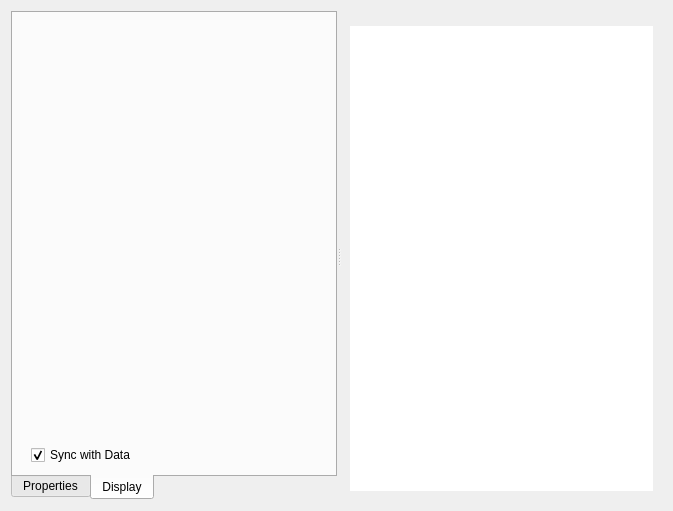
<ui version="4.0" >
 <class>MessageDisplay</class>
 <widget class="QWidget" name="MessageDisplay" >
  <property name="geometry" >
   <rect>
    <x>0</x>
    <y>0</y>
    <width>673</width>
    <height>511</height>
   </rect>
  </property>
  <property name="windowTitle" >
   <string>Message Display</string>
  </property>
  <layout class="QHBoxLayout" name="horizontalLayout_2" >
   <item>
    <widget class="QSplitter" name="splitter" >
     <property name="orientation" >
      <enum>Qt::Horizontal</enum>
     </property>
     <widget class="QTabWidget" name="tabWidget" >
      <property name="tabPosition" >
       <enum>QTabWidget::South</enum>
      </property>
      <property name="currentIndex" >
       <number>1</number>
      </property>
      <widget class="QWidget" name="propertyTab" >
       <property name="geometry" >
        <rect>
         <x>0</x>
         <y>0</y>
         <width>323</width>
         <height>459</height>
        </rect>
       </property>
       <attribute name="title" >
        <string>Properties</string>
       </attribute>
       <attribute name="icon" >
        <iconset resource="../../lib/widgets/profit.qrc" >
         <normaloff>:/images/icons/view_text.png</normaloff>:/images/icons/view_text.png</iconset>
       </attribute>
       <layout class="QVBoxLayout" name="verticalLayout" >
        <item>
         <widget class="QTableWidget" name="messageDetail" >
          <property name="sizePolicy" >
           <sizepolicy vsizetype="Preferred" hsizetype="Preferred" >
            <horstretch>0</horstretch>
            <verstretch>3</verstretch>
           </sizepolicy>
          </property>
          <property name="frameShape" >
           <enum>QFrame::NoFrame</enum>
          </property>
          <property name="alternatingRowColors" >
           <bool>true</bool>
          </property>
          <property name="selectionMode" >
           <enum>QAbstractItemView::SingleSelection</enum>
          </property>
          <property name="gridStyle" >
           <enum>Qt::DotLine</enum>
          </property>
          <column>
           <property name="text" >
            <string>Property</string>
           </property>
          </column>
          <column>
           <property name="text" >
            <string>Value</string>
           </property>
          </column>
         </widget>
        </item>
       </layout>
      </widget>
      <widget class="QWidget" name="displayTab" >
       <property name="geometry" >
        <rect>
         <x>0</x>
         <y>0</y>
         <width>323</width>
         <height>459</height>
        </rect>
       </property>
       <attribute name="title" >
        <string>Display</string>
       </attribute>
       <attribute name="icon" >
        <iconset resource="../../lib/widgets/profit.qrc" >
         <normaloff>:/images/icons/display.png</normaloff>:/images/icons/display.png</iconset>
       </attribute>
       <layout class="QVBoxLayout" name="verticalLayout_3" >
        <item>
         <widget class="MessageTypeSelect" native="1" name="messageTypeDisplay" >
          <property name="sizePolicy" >
           <sizepolicy vsizetype="Preferred" hsizetype="Preferred" >
            <horstretch>0</horstretch>
            <verstretch>1</verstretch>
           </sizepolicy>
          </property>
         </widget>
        </item>
        <item>
         <layout class="QHBoxLayout" name="horizontalLayout_3" >
          <property name="leftMargin" >
           <number>9</number>
          </property>
          <item>
           <widget class="QCheckBox" name="syncSource" >
            <property name="text" >
             <string>Sync with Data</string>
            </property>
            <property name="checked" >
             <bool>true</bool>
            </property>
           </widget>
          </item>
         </layout>
        </item>
       </layout>
      </widget>
     </widget>
     <widget class="QFrame" name="messageTableFrame" >
      <property name="sizePolicy" >
       <sizepolicy vsizetype="Preferred" hsizetype="Preferred" >
        <horstretch>0</horstretch>
        <verstretch>3</verstretch>
       </sizepolicy>
      </property>
      <property name="frameShape" >
       <enum>QFrame::NoFrame</enum>
      </property>
      <property name="frameShadow" >
       <enum>QFrame::Plain</enum>
      </property>
      <layout class="QVBoxLayout" name="verticalLayout_2" >
       <item>
        <layout class="QHBoxLayout" name="horizontalLayout" >
         <item>
          <widget class="FilterBar" native="1" name="filterBar" >
           <property name="enabled" >
            <bool>false</bool>
           </property>
           <property name="sizePolicy" >
            <sizepolicy vsizetype="Minimum" hsizetype="Minimum" >
             <horstretch>1</horstretch>
             <verstretch>0</verstretch>
            </sizepolicy>
           </property>
          </widget>
         </item>
        </layout>
       </item>
       <item>
        <widget class="QTableView" name="messageTable" >
         <property name="sizePolicy" >
          <sizepolicy vsizetype="Preferred" hsizetype="Expanding" >
           <horstretch>0</horstretch>
           <verstretch>3</verstretch>
          </sizepolicy>
         </property>
         <property name="frameShape" >
          <enum>QFrame::NoFrame</enum>
         </property>
         <property name="frameShadow" >
          <enum>QFrame::Plain</enum>
         </property>
         <property name="editTriggers" >
          <set>QAbstractItemView::NoEditTriggers</set>
         </property>
         <property name="alternatingRowColors" >
          <bool>true</bool>
         </property>
         <property name="selectionMode" >
          <enum>QAbstractItemView::SingleSelection</enum>
         </property>
         <property name="selectionBehavior" >
          <enum>QAbstractItemView::SelectRows</enum>
         </property>
         <property name="gridStyle" >
          <enum>Qt::DotLine</enum>
         </property>
         <property name="cornerButtonEnabled" >
          <bool>false</bool>
         </property>
        </widget>
       </item>
      </layout>
     </widget>
    </widget>
   </item>
  </layout>
 </widget>
 <customwidgets>
  <customwidget>
   <class>FilterBar</class>
   <extends>QWidget</extends>
   <header location="global" >profit.lib.widgets.filterbar.h</header>
  </customwidget>
  <customwidget>
   <class>MessageTypeSelect</class>
   <extends>QWidget</extends>
   <header location="global" >profit.lib.widgets.messagetypeselect.h</header>
   <container>1</container>
  </customwidget>
 </customwidgets>
 <resources>
  <include location="../../lib/widgets/profit.qrc" />
 </resources>
 <connections/>
</ui>
